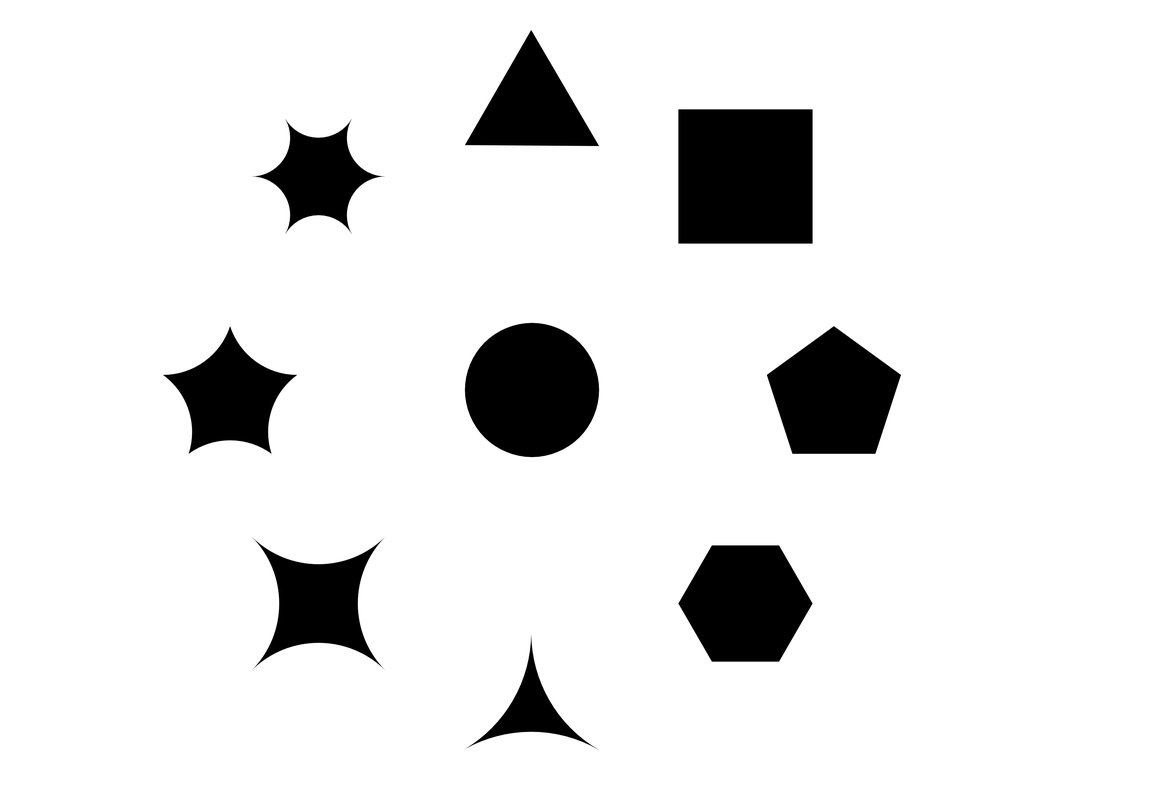
#> input picture docs/codes/12_Ctrl_Shapes/poligonos.jpg, 1155 x 787 px
$ python get_shapes.py
#> lines starting #> are read from the running program, lines starting #| are printed output that depends on the picture; after the words box and inside, x2 and y2 are one past the last pixel; in counts of white or black regions, pixels touching at a corner belong together
import cv2

if __name__ == '__main__':
    img = cv2.imread('poligonos.jpg')
#> img is the input picture: shape (787, 1155, 3); min 0, max 255, mean 230.2

    gray = cv2.cvtColor(img, cv2.COLOR_BGR2GRAY)

    _, binary = cv2.threshold(gray, 160, 255, cv2.THRESH_BINARY_INV)
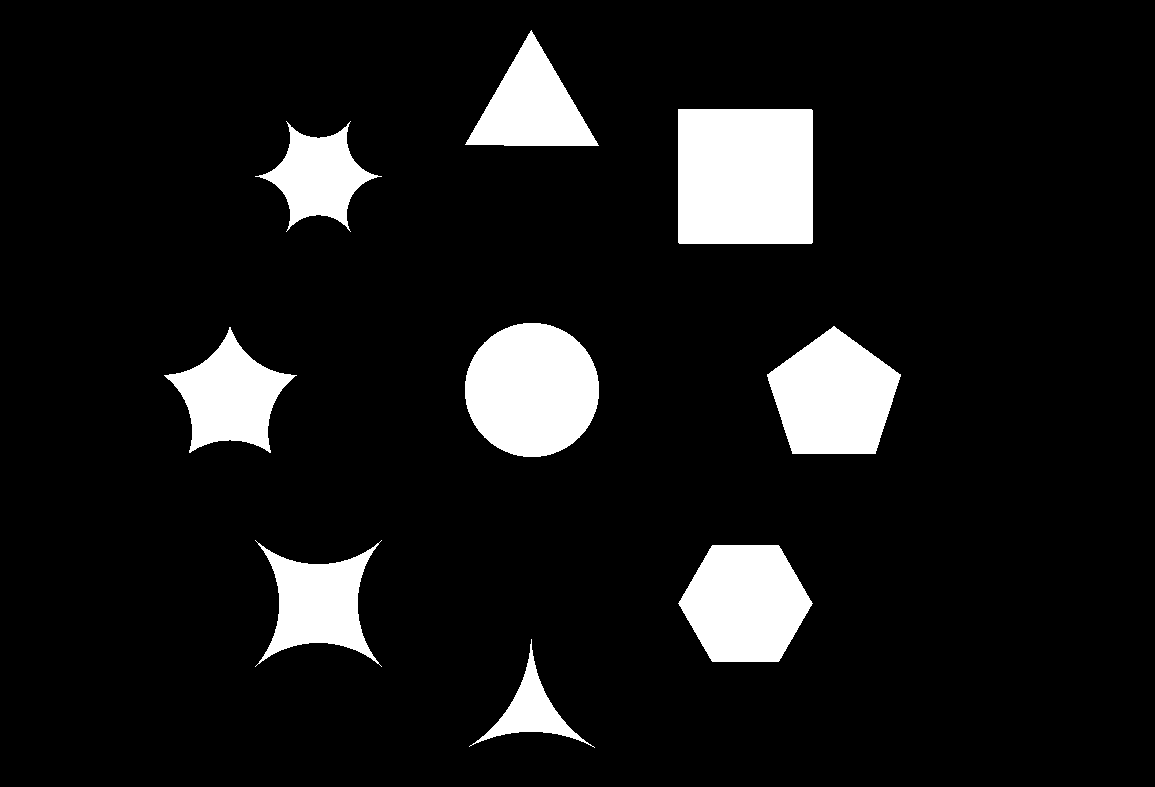
#> binary: shape (787, 1155); 9.8% white; 9 white regions

    contours, _ = cv2.findContours(binary.copy(), cv2.RETR_EXTERNAL,
                                   cv2.CHAIN_APPROX_SIMPLE)
#> contours = 9 contours; largest, box (x1, y1, x2, y2) and area: (678, 109, 813, 244) 17954, (465, 323, 599, 457) 13969, (767, 326, 901, 454) 11702, (678, 545, 813, 662) 11596, (164, 327, 297, 453) 7900

    for cnt in contours:
        approx = cv2.approxPolyDP(cnt, 0.1 * cv2.arcLength(cnt, True), True)

        if len(approx) == 1:
            cv2.drawContours(img, [cnt], 0, (0, 0, 255), -1)
#> this loop made 9 passes
#> approx on passes 1, 2, 3, 6, 7, 8, 9: [[531, 639], [469, 746], [594, 747]], [[712, 545], [679, 605], [778, 661], [811, 601]], [[255, 540], [255, 666], [381, 666], [381, 540]], [[523, 323], [465, 398], [540, 456], [598, 381]], [[286, 121], [286, 231], [350, 231], [350, 121]], [[678, 109], [678, 242], [811, 243], [812, 110]], [[531, 30], [465, 144], [598, 145]]

    # Display the original image and the image with increased sharpness
    cv2.imshow('Original Image', img)
    # cv2.imshow('Binary Image', binary)
    cv2.waitKey(0)
    cv2.destroyAllWindows()
